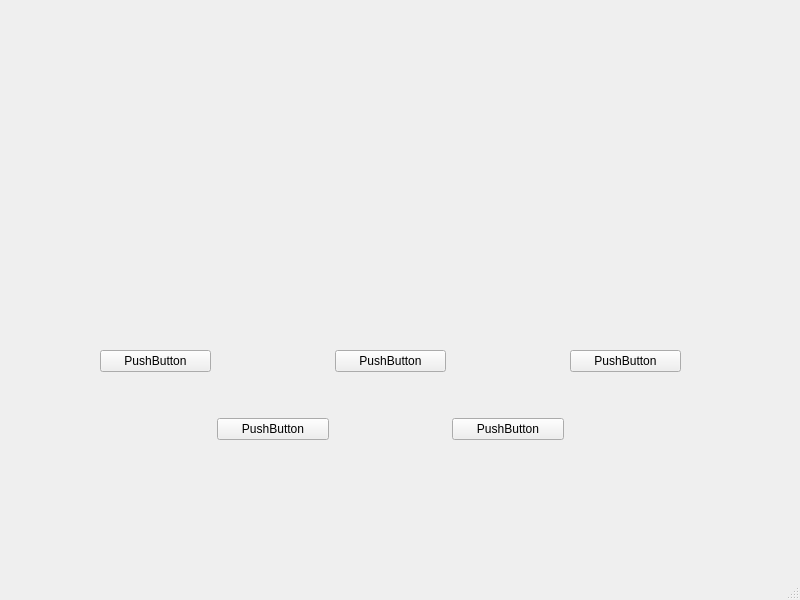
<?xml version="1.0" encoding="UTF-8"?>
<ui version="4.0">
 <class>MainWindow</class>
 <widget class="QMainWindow" name="MainWindow">
  <property name="geometry">
   <rect>
    <x>0</x>
    <y>0</y>
    <width>800</width>
    <height>600</height>
   </rect>
  </property>
  <property name="windowTitle">
   <string>MainWindow</string>
  </property>
  <widget class="QWidget" name="centralwidget">
   <widget class="QWidget" name="">
    <property name="geometry">
     <rect>
      <x>100</x>
      <y>310</y>
      <width>581</width>
      <height>171</height>
     </rect>
    </property>
    <layout class="QGridLayout" name="gridLayout">
     <item row="0" column="0">
      <widget class="QPushButton" name="pushButton">
       <property name="text">
        <string>PushButton</string>
       </property>
      </widget>
     </item>
     <item row="0" column="2">
      <widget class="QPushButton" name="pushButton_2">
       <property name="text">
        <string>PushButton</string>
       </property>
      </widget>
     </item>
     <item row="0" column="4">
      <widget class="QPushButton" name="pushButton_3">
       <property name="text">
        <string>PushButton</string>
       </property>
      </widget>
     </item>
     <item row="1" column="1">
      <widget class="QPushButton" name="pushButton_4">
       <property name="text">
        <string>PushButton</string>
       </property>
      </widget>
     </item>
     <item row="1" column="3">
      <widget class="QPushButton" name="pushButton_5">
       <property name="text">
        <string>PushButton</string>
       </property>
      </widget>
     </item>
    </layout>
   </widget>
  </widget>
  <widget class="QMenuBar" name="menubar">
   <property name="geometry">
    <rect>
     <x>0</x>
     <y>0</y>
     <width>800</width>
     <height>21</height>
    </rect>
   </property>
  </widget>
  <widget class="QStatusBar" name="statusbar"/>
 </widget>
 <resources/>
 <connections/>
</ui>
